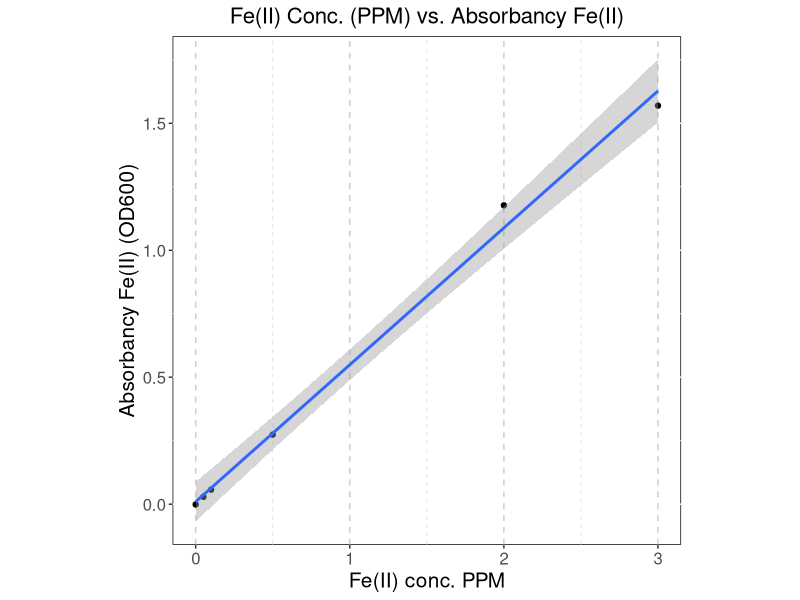

Write the R code that produced this figure.
#RSCIPT FOR PLATEREADER DATA ANALYSIS - FERROZINE ASSAY
# Will need to base script off of the way the Excel file is formated
# when it comes off of the plate reader

# 1. Write code for standard curve
# 2. Reference Excelsheet from Plate reader
# 3. Figure out how to assign data to specific dataset >> This may need adjusted each time
# 4. Calculation Fe3+ (Total detectable iron - Fe2+)
# 5. Convert to PPM based on Standard Curve
# 6. Average Data
# 7. Calculation standard deviation (SD)
# 8. Create bar graph for each time point PPM with SD
# 9. Create line graph for change over time PPM with SD
# 10. Calc t-test, 1-way ANOVA, 2-way ANOVA PPM
# 11. Calc Fe2+ / Total detectable
# 12. Calc Fe3+ / Total detectable
# 13. Create bar graph for each time point Fe2+/ Total detectable && Fe3+ / total detectable with SD
# 14. Create line graph for change over time for Fe2+ / Total detectable iron with SD
# 15. Create line graph for change over time for Fe3+ / Total detectable iron  with SD
# 16. Cal t-test, 1-way ANOVA, 2-way ANOVA for % Fe2+/Tot & Fe3+/Tot


# ?? When should I normalize my data? Should I normalize each day?
# Or should I only normalize day 0?


setwd("~/Documents/Duquesne/Trun Lab/Bioinformatics/R/Rscripts")
#same location as data file (excel file)


# library(ggpubr)
# install.packages("Hmisc")
# install.packages("broom")
# library(broom) 
# library(lattice)
# library(Hmisc)
# install.packages("ggpmisc")
# library(ggpmisc)
# 
# 
# library(dplyr)
# 
# library(growthcurver)
# library(purrr)
# library(matrixStats)
# library(reshape2)
# 
# library(ggpubr)
# library(broom) 
# library(lattice)
# library(Hmisc)
# library(ggpmisc)

library(readr) 
library(ggplot2)

EXP137 <- read_csv("AV-137-Ferrozine-RScript.csv", col_names = TRUE) #load in datafile. Skip 1st 17 rows. Column names listed
#Latin1 was added, as I was getting an error code later in the doc



#create standard curve to calculate y=mx+b so we can measure the OD readings at PPM

graph <- ggplot(EXP137, aes(x = EXP137$STD_Value, y = EXP137$Absorbancy_562nm)) +  
  geom_point()+

  labs(x = "Fe(II) conc. PPM", y = "Absorbancy Fe(II) (OD600)") +
  
  theme(panel.background = element_rect(fill = "white", colour = "black")) +
  theme(aspect.ratio = 1) +
  theme(
    panel.grid.major.x = element_line(color = "grey80", linetype = "dashed"),
    panel.grid.minor.x = element_line(colour = "grey85", linetype = "dashed"),
  ) +
  ggtitle("Fe(II) Conc. (PPM) vs. Absorbancy Fe(II)") +
  
  theme(plot.title = element_text(size = 16)) +
  theme(plot.title = element_text(hjust = .5)) +
  theme(axis.text = element_text(face = "plain", size = 12)) + 
  theme(axis.title = element_text(size = 15)) + 
  geom_smooth(method = "lm")

print(graph)  




# Tex for subscripts and superscripts
# $u_{i}$ will give you a subscript
# $Fe^{2+} will superscript the 2+ together
# $\mathrm{Fe^{2+}}$ will remove the italices that is automatically formated for Tex 

